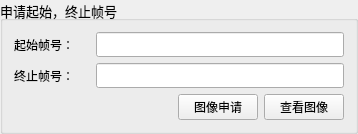
       <widget class="QGroupBox" name="askRawImagesWidget">
        <property name="font">
         <font>
          <pointsize>10</pointsize>
         </font>
        </property>
        <property name="title">
         <string>申请起始，终止帧号</string>
        </property>
        <layout class="QGridLayout" name="gridLayout_2">
         <item row="0" column="0">
          <widget class="QLabel" name="label_41">
           <property name="font">
            <font>
             <family>微软雅黑</family>
             <pointsize>9</pointsize>
            </font>
           </property>
           <property name="text">
            <string>起始帧号：</string>
           </property>
          </widget>
         </item>
         <item row="0" column="1" colspan="3">
          <widget class="QLineEdit" name="startframe">
           <property name="font">
            <font>
             <family>微软雅黑</family>
             <pointsize>9</pointsize>
            </font>
           </property>
          </widget>
         </item>
         <item row="1" column="0">
          <widget class="QLabel" name="label_40">
           <property name="font">
            <font>
             <family>微软雅黑</family>
             <pointsize>9</pointsize>
            </font>
           </property>
           <property name="text">
            <string>终止帧号：</string>
           </property>
          </widget>
         </item>
         <item row="1" column="1" colspan="3">
          <widget class="QLineEdit" name="endframe">
           <property name="font">
            <font>
             <family>微软雅黑</family>
             <pointsize>9</pointsize>
            </font>
           </property>
          </widget>
         </item>
         <item row="2" column="0" colspan="2">
          <spacer name="horizontalSpacer_7">
           <property name="orientation">
            <enum>Qt::Horizontal</enum>
           </property>
           <property name="sizeHint" stdset="0">
            <size>
             <width>158</width>
             <height>20</height>
            </size>
           </property>
          </spacer>
         </item>
         <item row="2" column="2">
          <widget class="QPushButton" name="applyimage_Button">
           <property name="font">
            <font>
             <family>微软雅黑</family>
             <pointsize>9</pointsize>
            </font>
           </property>
           <property name="text">
            <string>图像申请</string>
           </property>
          </widget>
         </item>
         <item row="2" column="3">
          <widget class="QPushButton" name="viewimage_Button">
           <property name="font">
            <font>
             <family>微软雅黑</family>
             <pointsize>9</pointsize>
            </font>
           </property>
           <property name="text">
            <string>查看图像</string>
           </property>
          </widget>
         </item>
        </layout>
       </widget>
